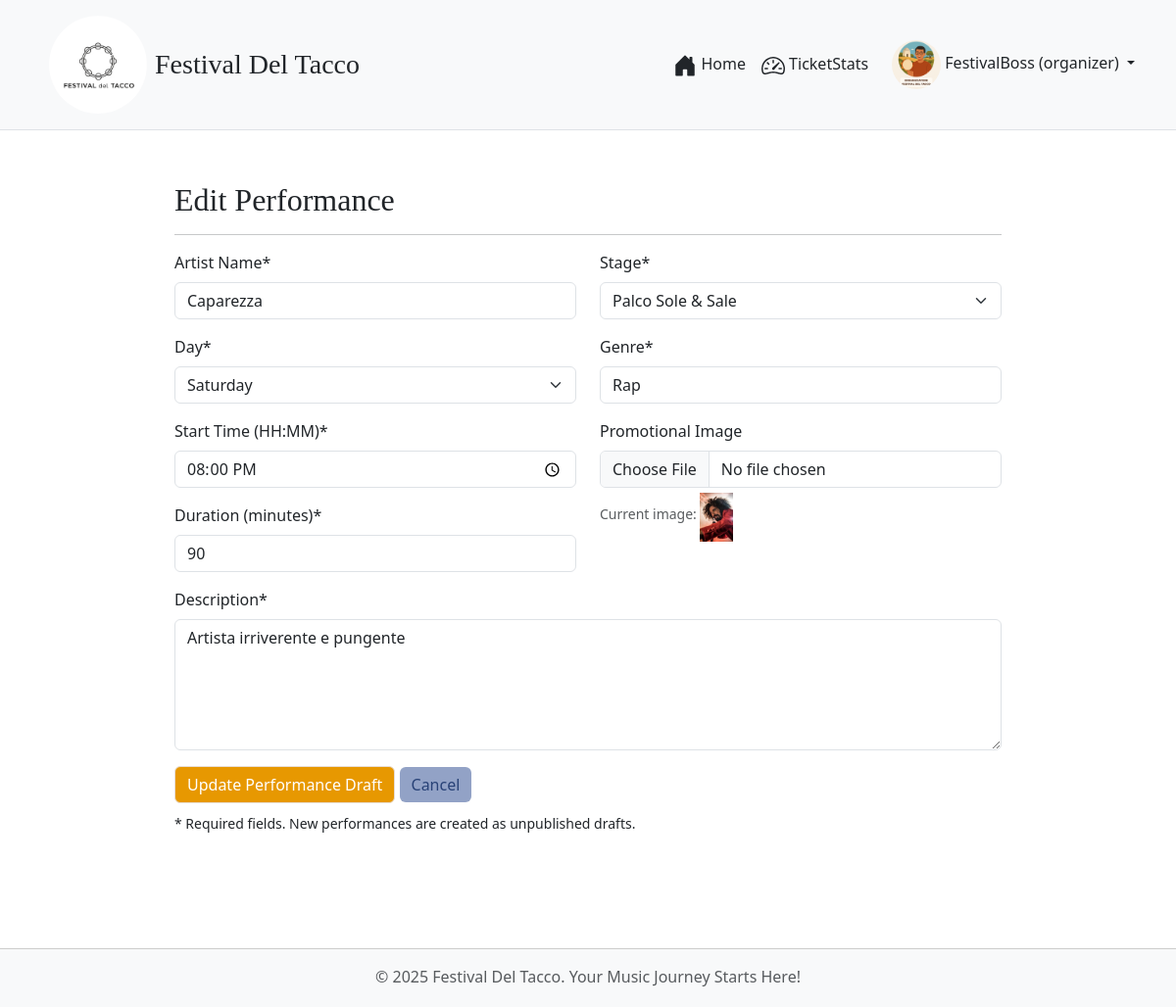
The page /manage_performance/67 (signed in) on the database its author committed.
### tables this page shows
CREATE TABLE UTENTI (
            id INTEGER PRIMARY KEY AUTOINCREMENT,
            email TEXT UNIQUE NOT NULL,
            nickname TEXT NOT NULL,
            password_hash TEXT NOT NULL,
            role TEXT NOT NULL CHECK(role IN ('participant', 'organizer'))
        );

CREATE TABLE PERFORMANCE (
            id INTEGER PRIMARY KEY AUTOINCREMENT,
            artist_name TEXT NOT NULL UNIQUE,
            day TEXT NOT NULL,
            start_time TEXT NOT NULL, -- HH:MM format
            duration_minutes INTEGER NOT NULL,
            description TEXT,
            stage_name TEXT NOT NULL,
            genre TEXT,
            image_path TEXT,
            is_published INTEGER NOT NULL DEFAULT 0, -- 0 for False, 1 for True
            organizer_id INTEGER NOT NULL,
            FOREIGN KEY (organizer_id) REFERENCES UTENTI (id)
        );

### app.py (the view, shortened to what this page needs)
@app.route('/manage_performance', methods=['GET', 'POST'])
@app.route('/manage_performance/<int:perf_id>', methods=['GET', 'POST'])
@login_required
def manage_performance(perf_id=None):
    if current_user.role != 'organizer':
        flash("You are not authorized to manage performances.", "danger")
        return redirect(url_for('home'))
    performance_to_edit = None
    if perf_id: # Se stiamo modificando - se ho una perfromance da poter editare mi viene ritornato un perf_id
        performance_to_edit = db.get_performance_by_id(perf_id)
        if not performance_to_edit:
            flash("Performance not found.", "danger")
            return redirect(url_for('profile'))
        if performance_to_edit['organizer_id'] != current_user.id:
            flash("You can only edit performances you created.", "danger")
            return redirect(url_for('profile'))
        if performance_to_edit['is_published']:
            flash("Published performances cannot be edited. Contact an administrator if changes are critical.", "warning")
            return redirect(url_for('performance_detail', perf_id=perf_id))
    return render_template('manage_performance.html', performance=performance_to_edit, perf_id=perf_id)

### app.py (called while the page is built)
@login_manager.user_loader
def load_user(user_id):
    user_data = db.get_user_by_id(int(user_id)) # search for the user in the database by ID
    if user_data:
        return User(id=user_data['id'], email=user_data['email'], nickname=user_data['nickname'], role=user_data['role'])
    return None

@app.context_processor
def inject_global_vars():
    user_has_ticket = False
    if current_user.is_authenticated and current_user.role == 'participant':
        if db.get_ticket_by_user_id(current_user.id):
            user_has_ticket = True
    return dict(
        FESTIVAL_DAYS=Config.FESTIVAL_DAYS,
        FESTIVAL_STAGES=Config.FESTIVAL_STAGES,
        TICKET_TYPES_CONFIG=Config.TICKET_TYPES,
        now=datetime.now().year,
        g_user_has_ticket=user_has_ticket
    )

### festival_dao.py (called while the page is built)
def get_db_connection():
    conn = sqlite3.connect(DATABASE_NAME)
    conn.row_factory = sqlite3.Row # Access columns by name
    return conn

def get_user_by_id(user_id):
    conn = get_db_connection()
    user = conn.execute("SELECT * FROM UTENTI WHERE id = ?", (user_id,)).fetchone()
    conn.close()
    return user

def get_performance_by_id(performance_id):
    conn = get_db_connection()
    performance = conn.execute("SELECT p.*, u.nickname as organizer_nickname FROM PERFORMANCE p JOIN UTENTI u ON p.organizer_id = u.id WHERE p.id = ?", (performance_id,)).fetchone()
    conn.close()
    return performance

### templates/manage_performance.html (shortened to what this page needs)
{% extends "base_festival.html" %}
{% block stylesheets_extra %}<link rel="stylesheet" href="{{ url_for('static', filename='css/style_manage_performance.css') }}"> {% endblock %}
{% block content %}
<div class="container mt-4">
    <h2 style="font-family: 'Playfair Display', serif;">{% if perf_id %}Edit {% else %} Create New{% endif %}
        Performance</h2>
    <hr>
    <form method="POST" enctype="multipart/form-data" novalidate>
        <div class="row">
            <div class="col-md-6">
                <div class="mb-3">
                    <label for="artist_name" class="form-label">Artist Name*</label>
                    <input type="text" class="form-control" id="artist_name" name="artist_name"
                        value="{{ performance.artist_name if performance else request.form.artist_name }}" required>
                </div>
                <div class="mb-3">
                    <label for="day" class="form-label">Day*</label>
                    <select class="form-select" id="day" name="day" required>
                        {% for day_opt in FESTIVAL_DAYS %}
                        <option value="{{ day_opt }}" {% if (performance and performance.day==day_opt) or
                            (request.form.day==day_opt) %}selected{% endif %}>{{ day_opt }}</option>
                        {% endfor %}
                    </select>
                </div>
                <div class="mb-3">
                    <label for="start_time" class="form-label">Start Time (HH:MM)*</label>
                    <input type="time" class="form-control" id="start_time" name="start_time"
                        value="{{ performance.start_time if performance else request.form.start_time }}" required>
                </div>
                <div class="mb-3">
                    <label for="duration_minutes" class="form-label">Duration (minutes)*</label>
                    <input type="number" class="form-control" id="duration_minutes" name="duration_minutes"
                        value="{{ performance.duration_minutes if performance else request.form.duration_minutes }}"
                        min="1" required>
                </div>
            </div>
            <div class="col-md-6">
                <div class="mb-3">
                    <label for="stage_name" class="form-label">Stage*</label>
                    <select class="form-select" id="stage_name" name="stage_name" required>
                        {% for stage_opt in FESTIVAL_STAGES %}
                        <option value="{{ stage_opt }}" {% if (performance and performance.stage_name==stage_opt) or
                            (request.form.stage_name==stage_opt) %}selected{% endif %}>{{ stage_opt }}</option>
                        {% endfor %}
                    </select>
                </div>
                <div class="mb-3">
                    <label for="genre" class="form-label">Genre*</label>
                    <input type="text" class="form-control" id="genre" name="genre"
                        value="{{ performance.genre if performance else request.form.genre }}" required>
                </div>
                <div class="mb-3">
                    <label for="image" class="form-label">Promotional Image {% if not perf_id %}*{% endif %}</label>
                    <input type="file" class="form-control" id="image" name="image"
                        accept="image/png, image/jpeg, image/gif">
                    {% if perf_id and performance.image_path %}
                    <small class="form-text text-muted">Current image: <img
                            src="{{ url_for('static', filename=performance.image_path) }}" alt="Current image"
                            style="max-height: 50px; margin-top: 5px;"></small>
                    {% endif %}
                </div>
            </div>
        </div>
        <div class="mb-3">
            <label for="description" class="form-label">Description*</label>
            <textarea class="form-control" id="description" name="description" rows="5"
                required>{{ performance.description if performance else request.form.description }}</textarea>
        </div>
        <button type="submit" class="btn mybuttoncolors">{% if perf_id %}Update{% else %}Create{% endif %} Performance
            Draft</button>
        <a href="{{ url_for('profile') }}" class="btn myclearbutton">Cancel</a>
        <p class="mt-2"><small>* Required fields. New performances are created as unpublished drafts.</small></p>
    </form>
</div>
{% endblock %}

### templates/base_festival.html (shortened to what this page needs)
<!DOCTYPE html>
<html lang="it-en">
<head>
    <link href="https://cdn.jsdelivr.net/npm/bootstrap@5.3.2/dist/css/bootstrap.min.css" rel="stylesheet"
>
    {% block stylesheets_extra %}{% endblock %}
    <link rel="stylesheet" href="{{ url_for('static', filename='css/style_festival.css') }}">
    <link rel="stylesheet" href="https://unpkg.com/leaflet@1.9.4/dist/leaflet.css"
 />
</head>
<body>
    <nav>
        <header class="p-3 mb-3 border-bottom bg-light sticky-top">
            <div class="container">
                <div class="d-flex flex-wrap align-items-center justify-content-center justify-content-lg-start">
                    <a href="{{ url_for('home') }}"
                        class="d-flex align-items-center text-dark text-decoration-none me-lg-auto ms-2">
                        <img src="{{ url_for('static', filename='images/logo/LogoFestivalDelTacco.jpeg') }}"
                            alt="Festival del Tacco" class="img-fluid rounded-circle"
                            style="height: 100px; width: 100px; object-fit: cover;" loading="lazy">
                        <span class="fs-3 ms-2" style="font-family: 'Playfair Display', serif;">Festival Del
                            Tacco</span>
                    </a>
                    <ul class="nav col-12 col-lg-auto mb-2 justify-content-center mb-md-0">
                        <li><a href="{{ url_for('home') }}"
                                class="nav-link px-2 {% if request.endpoint == 'home' %}link-secondary{% else %}link-dark{% endif %}">
                                Home
                            </a>
                        </li>
                        {% if current_user.is_authenticated and current_user.role == 'organizer' %}
                        <li>
                            <a href="{{ url_for('organizer_stats') }}"
                                class="nav-link px-2 {% if request.endpoint == 'organizer_stats' %}link-secondary{% else %}link-dark{% endif %}">
                                TicketStats
                            </a>
                        </li>
                        {% endif %}
                    </ul>
                    <div class="ms-lg-3">
                        {% if current_user.is_authenticated %}
                        <div class="dropdown text-end">
                            <a href="#" class="d-block link-dark text-decoration-none dropdown-toggle"
                                id="dropdownUser1" data-bs-toggle="dropdown" aria-expanded="false">
                                {% if current_user.role == 'organizer' %}
                                <img src="{{ url_for('static', filename='images/logo/organizer.png') }}"
                                    alt="organizer_image" width="50" height="50" class="rounded-circle myprofileicon">
                                {% endif %}
                                {{ current_user.nickname }} ({{ current_user.role }})
                            </a>
                        </div>
                        {% else %}
                        <a href="{{ url_for('login') }}" class="btn btn-outline myloginbutton me-2">Login</a>
                        <a href="{{ url_for('register') }}" class="btn  mybuttoncolors">Sign-up</a>
                        {% endif %}
                    </div>
                </div>
            </div>
        </header>
    </nav>
    <main class="container col-lg-9 col-md-12 pt-5 pt-md-3 pt-lg-2 pt-xl-2 pt-xxl-2 order-1 mt-lg-1 ">
        {% block content %}
        {% endblock %}
    </main>
    <footer class="footer py-3 bg-light order-2">
        <div class="container text-center">
            <span class="text-muted">© {{ now }} Festival Del Tacco. Your Music Journey Starts Here!</span>
        </div>
    </footer>
</body>
</html>

### static/css/style_festival.css (style rules this page uses)
html, body { height: 100%; margin: 0; padding: 0; display: flex; flex-direction: column; }
body { min-height: 100vh; }
.myprofileicon { z-index: 1030; }
main, main.container { flex: 1; padding: 1rem; padding-bottom: 100px; }
footer.footer { flex-shrink: 0; height: 60px; background-color: #e8ddd5; padding: 1rem 0; text-align: center; border-top: 1px solid #ccc; }
header.sticky-top { z-index: 1030; }
.myeditbutton, .myclearbutton { background-color: #92a2c6; border: #3e7adb; color: #284277; }
.mybuttoncolors { background-color: #e79801; border-color: #e8ddd5; color: #ffffff }
@media (min-width: 769px) { main { padding-top: 100px; } }

### rows shown on the page
UTENTI: nickname "FestivalBoss", role "organizer"
PERFORMANCE: artist_name "Caparezza", day "Saturday", start_time "20:00", duration_minutes "90", stage_name "Palco Sole & Sale", genre "Rap", image_path (picture), description "Artista irriverente e pungente"
